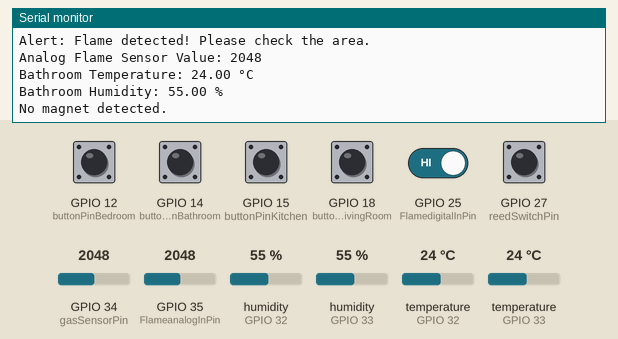
Bench run of a sketch on a simulated ESP32. Parts: the last lines printed to the serial monitor. Inputs (shaded band) come from the test bench; at power-on: GPIO 12 (buttonPinBedroom), GPIO 14 (buttonPinBathroom), GPIO 15 (buttonPinKitchen), GPIO 18 (buttonPinLivingRoom), GPIO 25 (FlamedigitalInPin), GPIO 27 (reedSwitchPin) HIGH, humidity (sensors on GPIO 32, GPIO 33) 55 %, GPIO 34 (gasSensorPin) = 2048, GPIO 35 (FlameanalogInPin) = 2048, temperature (sensors on GPIO 32, GPIO 33) 24 °C.

Above: at 2.8 s.
2.9 s: humidity (sensor on GPIO 32) set to 68 %
7.7 s: humidity (sensor on GPIO 33) set to 68 %
At 9.5 s:
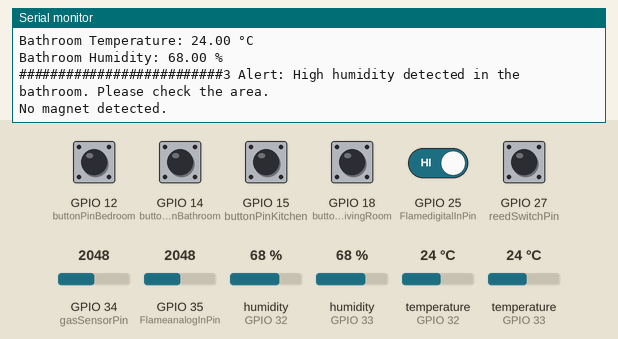
11.9 s: GPIO 34 (gasSensorPin) set to 2866
16.0 s: GPIO 35 (FlameanalogInPin) set to 4040
20.2 s: GPIO 12 (buttonPinBedroom) pulled LOW for 2.4 s
At 21.5 s:
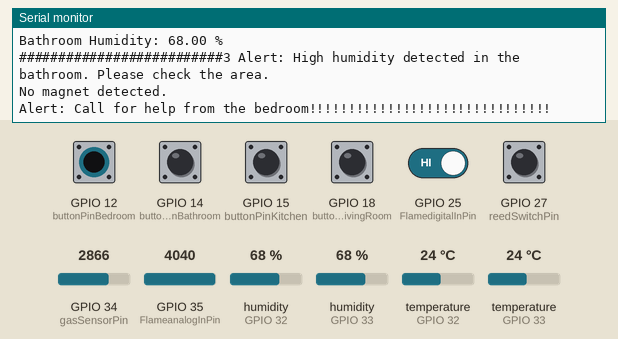

The sketch:

MainCodeWithroomFuncsWDHT112andMQ2wFlameNdMagnaticSwitchwPBs.ino
```cpp
#include <DHT.h>


const int reedSwitchPin = 27; // GPIO pin connected to the magnetic switch

// DHT11 sensor configuration
#define DHTPIN_KITCHEN 32  // GPIO pin connected to the DHT11 sensor in the kitchen
#define DHTPIN_BATHROOM 33 // GPIO pin connected to the DHT11 sensor in the bathroom
#define DHTTYPE DHT11     // DHT 11

DHT dhtKitchen(DHTPIN_KITCHEN, DHTTYPE);
DHT dhtBathroom(DHTPIN_BATHROOM, DHTTYPE);

// MQ2 sensor pin
const int gasSensorPin = 34; // GPIO pin connected to MQ2 sensor
int gasValue = 0;
const int FlameanalogInPin = 35;  // A0 attach to pin 35
const int FlamedigitalInPin = 25; // D0 attach to pin 32

// Define the pin numbers for the push buttons
const int buttonPinKitchen = 15;
const int buttonPinBathroom = 14;
const int buttonPinBedroom = 12;
const int buttonPinLivingRoom = 18;

// Status flags
int kitchenHighTemp = 0;
int kitchenHighHumidity = 0;
int bathroomHighTemp = 0;
int bathroomHighHumidity = 0;
int gasAlert = 0;
int flameAlert = 0;

// int iterationCount = 0;

void setup() {
  Serial.begin(115200); // Start the serial communication at a baud rate of 115200
  dhtKitchen.begin();   // Initialize the DHT11 sensor in the kitchen
  dhtBathroom.begin();  // Initialize the DHT11 sensor in the bathroom
  pinMode(FlamedigitalInPin, INPUT);
  pinMode(reedSwitchPin, INPUT_PULLUP); // Set the reed switch pin as input with internal pull-up resistor
  // Initialize the push button pins as inputs
  pinMode(buttonPinKitchen, INPUT_PULLUP);
  pinMode(buttonPinBathroom, INPUT_PULLUP);
  pinMode(buttonPinBedroom, INPUT_PULLUP);
  pinMode(buttonPinLivingRoom, INPUT_PULLUP);

}

void loop() {
  monitorKitchen();
  monitorBathroom();
  monitorLivingRoom();
  monitorBedroom();

  // iterationCount++;
  // if (iterationCount >= 5) {
  //   updateFlags();
  //   iterationCount = 0;
  // }

  delay(2000); // Wait for 2 seconds before next reading
}

void monitorKitchen() {

    int kitchenButtonState = digitalRead(buttonPinKitchen);
      // Check if the kitchen button is pressed
  if (kitchenButtonState == LOW) { // Assuming LOW means the button is pressed
    Serial.println("Alert: Call for help from the kitchen!!!!!!!!!!!!!!!!!!!!!!!!!!!!!!!");
  }
  // Monitor DHT11 sensor
  float humidity = dhtKitchen.readHumidity();
  float temperature = dhtKitchen.readTemperature();

  if (isnan(humidity) || isnan(temperature)) {
    Serial.println("Failed to read from kitchen DHT sensor!");
    return;
  }

  Serial.print("Kitchen Temperature: ");
  Serial.print(temperature);
  Serial.println(" °C");

  Serial.print("Kitchen Humidity: ");
  Serial.print(humidity);
  Serial.println(" %");

  // Check for high temperature in kitchen
  if (temperature > 35.0) {
    kitchenHighTemp = 1;
    Serial.println("Alert ********************************: High temperature detected in the kitchen. Please check the area.");
  } else {
    kitchenHighTemp = 0;
  }

  // Check for high humidity in kitchen
  if (humidity > 60.0) {
    kitchenHighHumidity = 1;
    Serial.println("*************************************Alert: High humidity detected in the kitchen. Please check the area.");
  } else {
    kitchenHighHumidity = 0;
  }

  // Monitor MQ2 sensor
  gasValue = analogRead(gasSensorPin); // Read analog value from sensor
  float voltage = gasValue * (3.3 / 4095.0); // Convert analog value to voltage (ESP32 ADC is 12-bit)
  float gasConcentration = (voltage - 0.1) * 1000; // Convert voltage to ppm

  Serial.print("Gas Concentration: ");
  Serial.print(gasConcentration);
  Serial.println(" ppm");

  if (gasConcentration > 1800) {
    gasAlert = 1;
    Serial.print("Alert: Gas concentration out of range: ");
    Serial.print(gasConcentration);
    Serial.println(" ppm. Please check the area.!!!!!!!!!!!!!!!!!!!!!!!!!!!!!!!");
  } else {
    gasAlert = 0;
  }

  // // Monitor flame sensor
  // flameValueD = digitalRead(flameSensorPinD); // Read digital value from sensor
  // flameValueA = analogRead(flameSensorPinA); // Read digital value from sensor

  // if (flameValueD == LOW) { // Assuming LOW means flame detected
  //   flameAlert = 1;
  //   Serial.println("Alert: Flame detected in the kitchen! Please check the area.");
  //       Serial.println("Alert: Flame Value is:");
  //               Serial.println(flameValueA);

  // } else {
  //   flameAlert = 0;
  //       Serial.println("Flame Value is:");
  //               Serial.println(flameValueA);
  // }

    int FlameanalogVal = analogRead(FlameanalogInPin);  // read the value of analog pin 35
  Serial.print("Analog Value: ");
  Serial.println(FlameanalogVal);  // print to serial monitor

  int FlamedigitalVal = digitalRead(FlamedigitalInPin);  // read the value of digital pin 32
  Serial.print("Digital Value: ");
  Serial.println(FlamedigitalVal);  // print to serial monitor

  if (FlamedigitalVal == LOW || FlameanalogVal<4000) {  // assuming LOW means flame detected
    Serial.println("Alert: Flame detected! Please check the area.");
    Serial.print("Analog Flame Sensor Value: ");
    Serial.println(FlameanalogVal);
            flameAlert = 1;

  } else {
    Serial.println("No flame detected.");
        flameAlert = 0;

  }
}

void monitorBathroom() {

    int bathroomButtonState = digitalRead(buttonPinBathroom);
  // Check if the bathroom button is pressed
  if (bathroomButtonState == LOW) {
    Serial.println("Alert: Call for help from the bathroom!!!!!!!!!!!!!!!!!!!!!!!!!!!!!!!");
  }

  float humidity = dhtBathroom.readHumidity();
  float temperature = dhtBathroom.readTemperature();

  if (isnan(humidity) || isnan(temperature)) {
    Serial.println("Failed to read from bathroom DHT sensor!");
    return;
  }

  Serial.print("Bathroom Temperature: ");
  Serial.print(temperature);
  Serial.println(" °C");

  Serial.print("Bathroom Humidity: ");
  Serial.print(humidity);
  Serial.println(" %");

  // Check for high temperature in bathroom
  if (temperature > 30.0) {
    bathroomHighTemp = 1;
    Serial.println("##########################3Alert: High temperature detected in the bathroom. Please check the area.");
  } else {
    bathroomHighTemp = 0;
  }

  // Check for high humidity in bathroom
  if (humidity > 60.0) {
    bathroomHighHumidity = 1;
    Serial.println("##########################3 Alert: High humidity detected in the bathroom. Please check the area.");
  } else {
    bathroomHighHumidity = 0;
  }
}

void monitorLivingRoom() {

    int livingRoomButtonState = digitalRead(buttonPinLivingRoom);

    if (livingRoomButtonState == LOW) {
    Serial.println("Alert: Call for help from the living room!!!!!!!!!!!!!!!!!!!!!!!!!!!!!!!");
  }
  // Placeholder function
 int reedSwitchState = digitalRead(reedSwitchPin); // Read the state of the reed switch

  if (reedSwitchState == LOW) { // Check if the magnetic switch is closed
    Serial.println("Magnet detected!"); // Magnet is near the switch, circuit is closed
  } else {
    Serial.println("No magnet detected."); // Magnet is away from the switch, circuit is open
  }
}

void monitorBedroom() {
  // Placeholder function
  int bedroomButtonState = digitalRead(buttonPinBedroom);
    // Check if the bedroom button is pressed
  if (bedroomButtonState == LOW) {
    Serial.println("Alert: Call for help from the bedroom!!!!!!!!!!!!!!!!!!!!!!!!!!!!!!!");
  }
}

void updateFlags() {
  Serial.println("//////////////////////////////////Updating flags:");
  Serial.print("Kitchen High Temp: ");
  Serial.println(kitchenHighTemp);
  Serial.print("Kitchen High Humidity: ");
  Serial.println(kitchenHighHumidity);
  Serial.print("Bathroom High Temp: ");
  Serial.println(bathroomHighTemp);
  Serial.print("Bathroom High Humidity: ");
  Serial.println(bathroomHighHumidity);
  Serial.print("Gas Alert: ");
  Serial.println(gasAlert);
  Serial.print("Flame Alert: ");
  Serial.println(flameAlert);
}
```

Measured:
- after the input at 7.7 s, the serial monitor: prints a new line after 0.63 s (image 1)
- after the input at 20.2 s, the serial monitor: prints a new line after 0.64 s (image 2)
